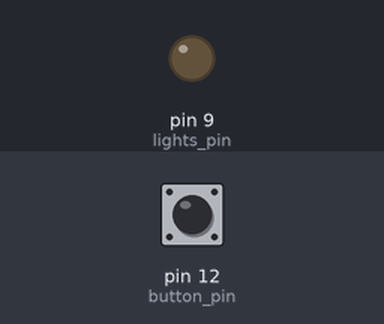
Bench run of a sketch on a simulated Arduino Uno, built with avr-gcc and run on an emulated ATmega328P. Parts: output pins drawn as LEDs (lit = HIGH). Inputs (shaded band) come from the test bench; at power-on: pin 12 (button_pin) LOW.

Above: at 2.2 s.
2.3 s: pin 12 (button_pin) pulled HIGH for 0.15 s
At 3.5 s:
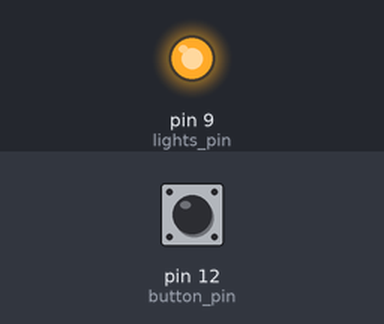
3.9 s: pin 12 (button_pin) pulled HIGH for 1 s
At 5.0 s:
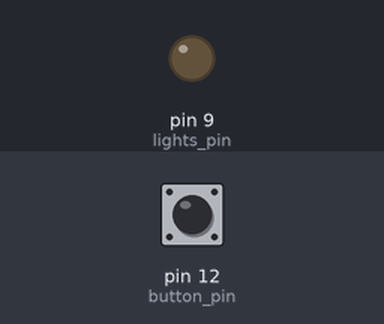
6.4 s: pin 12 (button_pin) pulled HIGH for 3.2 s
At 7.0 s:
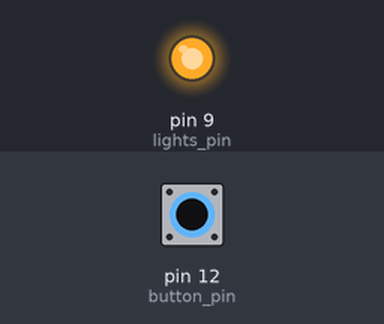
Timing chart, 0 to 9.4 s (numbered marks = the images above; inputs shaded):
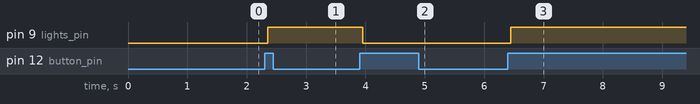

Measured:
- after the input at 2.3 s, pin 9 (lights_pin): LOW → HIGH after 0.05 s
- after the input at 3.9 s, pin 9 (lights_pin): HIGH → LOW after 0.05 s
- after the input at 6.4 s, pin 9 (lights_pin): LOW → HIGH after 0.05 s

The sketch:

LightsTimerSwitch.ino
```cpp
// Ligths duration in ms.
const unsigned long normal_lights_timeout = 90000;
const unsigned long thiago_lights_timeout = 300000;
const unsigned long permanent_lights_timeout = 3600000;


// Button must me kept pressed until time specified is reached
const short normal_button_time = 500;
const short thiago_button_time = 3000;

unsigned long number_of_milliseconds_button_pressed = 0;

const byte button_pin = 12;
const byte lights_pin = 9;


void setup() {
	pinMode(button_pin, INPUT);
	pinMode(lights_pin, OUTPUT);

	switch_lights_off();
}

void start_lights_timer(unsigned long timeout) {
	unsigned long milliseconds_lights = 0;
	unsigned long initial_time = millis();

	do {
		milliseconds_lights = millis() - initial_time;

		if (is_button_pressed() || milliseconds_lights > timeout) {
			switch_lights_off();
			timeout = 0;
		}
	} while (are_lights_on());
}

void switch_lights_off() {
	digitalWrite(lights_pin, LOW);
	// after switching off the lights, ignore all events. Just wait for 1 second.
	delay(1000);
}

void switch_lights_on(unsigned long timeout) {
	digitalWrite(lights_pin, HIGH);
	start_lights_timer(timeout);
}

bool are_lights_on() {
	return digitalRead(lights_pin);
}

bool is_button_pressed() {
	bool pressed = digitalRead(button_pin);
	//This delay avoids bounces
	delay(50);
	return pressed;
}

unsigned long count_number_of_milliseconds_that_button_is_pressed() {
	unsigned long milliseconds_pressed = 0;
	unsigned long initial_time = millis();

	while (is_button_pressed()) {
		milliseconds_pressed = millis() - initial_time;
	}

	return milliseconds_pressed;
}

/* main loop is always polling for button pressed. When a button pressed is detected, then lights are switched on.
 * After that, depending on how many milliseconds the button is kept pressed, a different duration for lights is set.
 * Notice that permanent lights timeout is set to 1h, which is in my case kind of 'permanent'. Modify the time values according to your needs.
 */
void loop() {

	if (is_button_pressed()) {
		// First, switch on lights, then decide
		digitalWrite(lights_pin, HIGH);

		number_of_milliseconds_button_pressed = count_number_of_milliseconds_that_button_is_pressed();

		if (number_of_milliseconds_button_pressed <= normal_button_time) {
			switch_lights_on(normal_lights_timeout);
		} else if (number_of_milliseconds_button_pressed > normal_button_time && number_of_milliseconds_button_pressed < thiago_button_time) {
			switch_lights_on(thiago_lights_timeout);
		} else if (thiago_button_time >= thiago_button_time) {
			switch_lights_on(permanent_lights_timeout);
		}

	}
}
```
